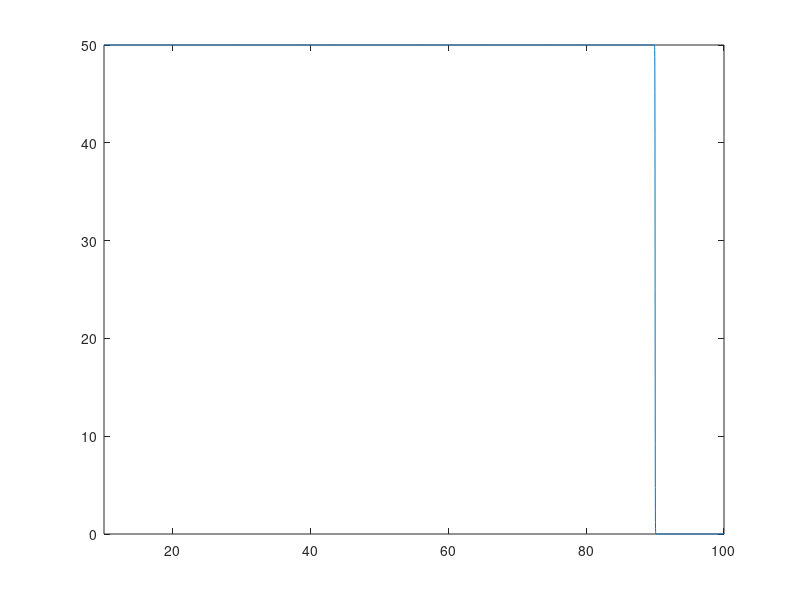
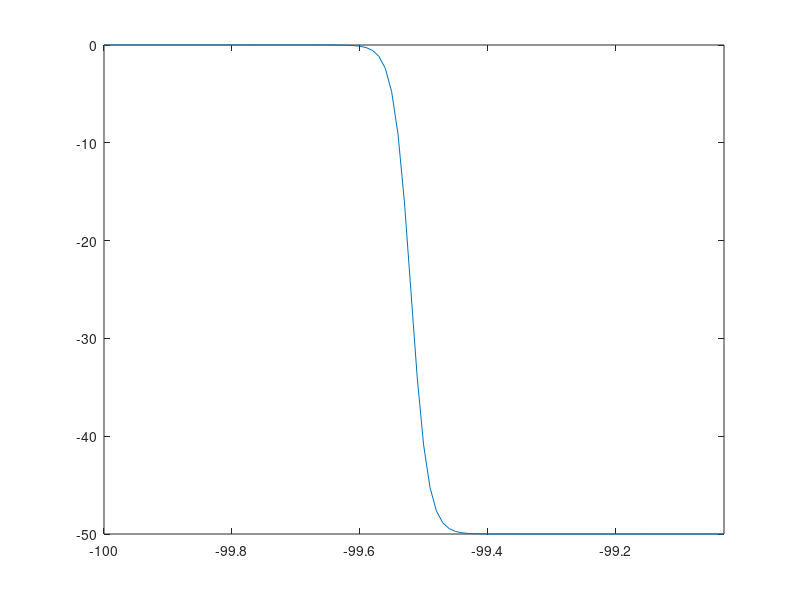

The MATLAB script that drew these images, in order:
% t=-5:.01:5;
% A=0; %lower asymptote
% K=1; %upper asymptote
% B=3; %growth rate
% Q=0.5; %depends on the value of Y(0)
% v=0.5; %>0 affects near which asymptote maximum growth occurs
% M=0;  %time of maximum growth if Q=v
% Y=A+(K-A)./((1+Q*exp(-B*(t-M))).^(1/v));
% figure(1);clf;
% plot(t,Y)
delta_Pc_dot=50
t=10:.01:100;
Reg_up = 100
perc=1
A=delta_Pc_dot; %lower asymptote
K=0; %upper asymptote
B=75; %growth rate
Q=1; %depends on the value of Y(0)
v=1; %>0 affects near which asymptote maximum growth occurs
M=0;
ysub_check = (K-A)./((1+Q*exp(-B*(t-M))).^(1/v));
Y=A+(K-A)./((1+Q*exp(-B*(t-M))).^(1/v));
a=find(Y==K,1);
tshift=t(a);
M=Reg_up-tshift;  %time of maximum growth if Q=v (horizontal shift)
Y=A+(K-A)./((1+Q*exp(-B*(t-M))).^(1/v));
% b=find(Y==A,1,'last');
% c=find(Y==K,1);
% t=t(b:c)
% Y=Y(b:c)
figure(2);clf;
plot(t,Y)
axis([-Inf Inf 0 50])
lk=[t;Y];
lk1=find(Y<26 & Y>24);
lk1=lk(:,lk1)

delta_Pc_dot=-50;
t=-110:.01:10;
Reg_down = -100;
perc=1;
A=0; %lower asymptote
K=delta_Pc_dot; %upper asymptote
B=75; %growth rate
Q=1; %depends on the value of Y(0)
v=1; %>0 affects near which asymptote maximum growth occurs
M=0;
ysub_check = (K-A)./((1+Q*exp(-B*(t-M))).^(1/v));
Y=A+(K-A)./((1+Q*exp(-B*(t-M))).^(1/v));
a=find(Y<A-1e-14,1);
tshift=t(a);
M=Reg_down-tshift;  %time of maximum growth if Q=v (horizontal shift)
Y=A+(K-A)./((1+Q*exp(-B*(t-M))).^(1/v));
b=find(Y<A-1e-14,1);
c=find(Y==K,1);
t=t(b:c);
Y=Y(b:c);
figure(3);clf;
plot(t,Y)
axis([-Inf Inf -50 0])
lk=[t;Y];
lk1=find(Y>-26 & Y<-24);
lk1=lk(:,lk1)